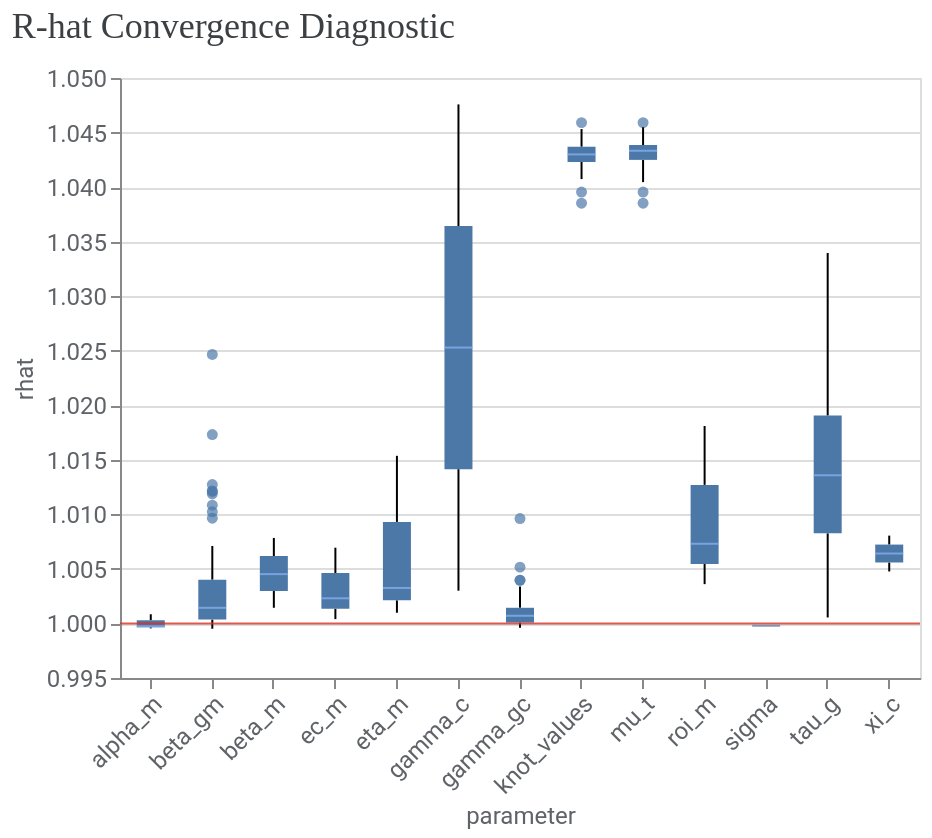

The notebook cell saved with this chart:
### Markdown cell above
To further assess convergence and model fit, you can use the methods from `visualizer` module.

1\. Assess convergence. Run the following code to generate r-hat statistics. R-hat close to 1.0 indicate convergence. R-hat < 1.2 indicates approximate convergence and is a reasonable threshold for many problems.

### Code cell
model_diagnostics = visualizer.ModelDiagnostics(mmm)
model_diagnostics.plot_rhat_boxplot()

### Figure 1 — Vega-Lite specification as saved in the notebook (floating-point values rounded to 4 significant figures; data arrays with more than 128 entries replaced by an {"elided": "..."} marker saying what was removed)
{"config": {"view": {"continuousWidth": 300, "continuousHeight": 300}, "axis": {"labelColor": "#5F6368", "labelFont": "Roboto", "labelFontSize": 12, "titleColor": "#5F6368", "titleFont": "Roboto", "titleFontSize": 12, "titleFontWeight": "normal"}}, "layer": [{"data": {"name": "data-ef6fa45016c028bb63c01ec9ea7fd4f0"}, "mark": {"type": "boxplot", "median": {"color": "#8AB4F8"}, "outliers": {"filled": true}}, "encoding": {"x": {"axis": {"labelAngle": -45}, "field": "parameter", "type": "nominal"}, "y": {"field": "rhat", "scale": {"zero": false}, "type": "quantitative"}}}, {"data": {"name": "empty"}, "mark": {"type": "rule", "color": "#D93025", "opacity": 0.8}, "encoding": {"y": {"datum": 1}}}], "title": {"text": "R-hat Convergence Diagnostic", "anchor": "start", "color": "#3C4043", "font": "Google Sans Display", "fontSize": 18, "fontWeight": "normal", "offset": 10}, "width": 400, "$schema": "https://vega.github.io/schema/vega-lite/v5.20.1.json", "datasets": {"data-ef6fa45016c028bb63c01ec9ea7fd4f0": {"elided": "322 records"}, "empty": [{}]}}
